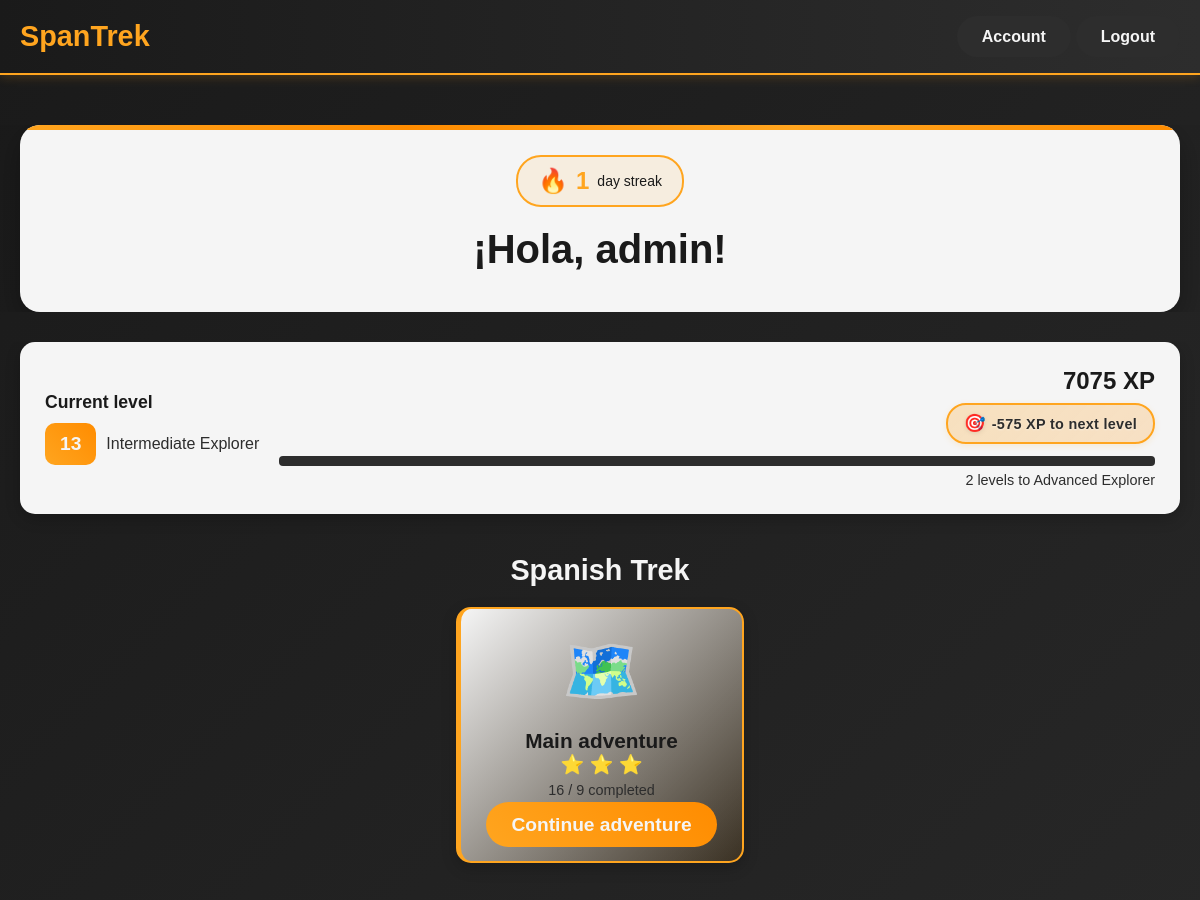
Page / (signed in, upper part) on the earlier database version.
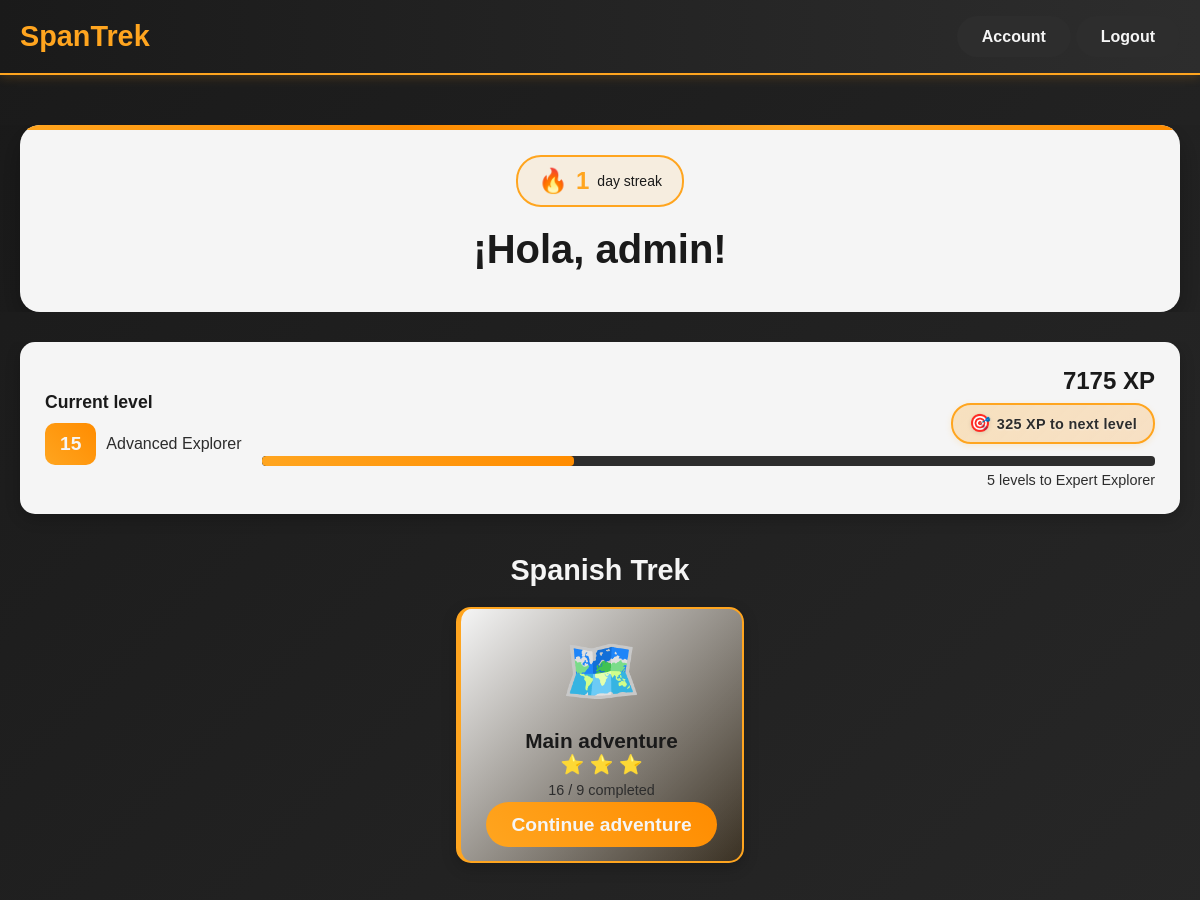
Same page on the later database version.
### base/models.py (models this page shows, shortened)
class User(AbstractUser):
    username = models.CharField(max_length=150, unique=True, blank=False, null=False)
    email = models.EmailField(unique=True, blank=False, null=False)
    avatar = models.ImageField(default='avatars/default_avatar.png', upload_to='avatars/', null=True, blank=True)
    level = models.IntegerField(default=1)
    experience = models.IntegerField(default=0)
    adventure_progress = models.IntegerField(default=0)
    passports_earned = models.JSONField(default=list, blank=True)
    words_learned = models.JSONField(default=list, blank=True)
    sentences_learned = models.JSONField(default=list, blank=True)
    audio_learned = models.JSONField(default=list, blank=True)
    use_of_spanish = models.IntegerField(default=0)
    days_streak = models.IntegerField(default=0)
    highest_streak = models.IntegerField(default=0)
    activity_days = models.JSONField(default=list, blank=True)
    last_activity_date = models.DateField(null=True, blank=True)
    default_random_practice_count = models.IntegerField(default=20)
    default_vocabulary_practice_count = models.IntegerField(default=20)
    default_sentence_practice_count = models.IntegerField(default=10)
    default_listening_practice_count = models.IntegerField(default=10)
    country_lessons_progress = models.JSONField(default=dict, blank=True)  # e.g., {"spain": 3, "mexico": 5}
    landmark_lessons_progress = models.JSONField(default=dict, blank=True)  # e.g., {"madrid": 2, "warsaw": 4}
    daily_challenges = models.JSONField(default=list, blank=True)
    daily_challenges_creation_date = models.DateField(null=True, blank=True)
    daily_challenges_completed = models.BooleanField(default=False)
    USERNAME_FIELD = 'email'
    REQUIRED_FIELDS = ['username']
    def create_daily_challenges(self):
        all_challenges = list(DailyChallenge.objects.all())
        daily_challenges_count = 3
        selected_challenges = random.sample(all_challenges, k=daily_challenges_count)
        self.daily_challenges = [
            {
                'code': challenge.code,
                'description': challenge.description,
                'progress': 0,
                'max_progress': challenge.max_progress,
                'completed': False
            }
            for challenge in selected_challenges
        ]
        self.daily_challenges_completed = False
        self.save()

### base/views.py (the view)
# urls.py: path("", views.home_page, name="home_page"),
@login_required(login_url='login_page')
def home_page(request):
    if (request.user.daily_challenges_creation_date is None or
        request.user.daily_challenges_creation_date < date.today()) and request.user.adventure_progress != 0:
        request.user.daily_challenges_creation_date = date.today()
        request.user.create_daily_challenges()
        request.user.save()
    all_lessons_count = Lesson.objects.count()
    completed_daily_challenges_count = sum(1 for challenge in request.user.daily_challenges if challenge['completed'])
    daily_challenges = request.user.daily_challenges
    user_level_name = get_user_level_name(request.user.level)
    levels_for_next_level = 5 - (request.user.level % 5)
    next_level_name = get_user_level_name(request.user.level + levels_for_next_level)
    xp_for_next_level = (request.user.level * 500) - request.user.experience
    progress_percentage = ((500 - xp_for_next_level) / 5 if xp_for_next_level > 0 else 0)
    main_adventure_progress_percentage = (request.user.adventure_progress / all_lessons_count * 100) if all_lessons_count > 0 else 0
    filled_stars = int(main_adventure_progress_percentage // 33.33)
    xp_for_next_level = (request.user.level * 500) - request.user.experience
    leaderboard_user_position = None
    if request.user.experience > 0:
        leaderboard_user_position = get_surrounding_leaderboard_users(request, only_user_position=True)
    context = {
        'all_lessons_count': all_lessons_count,
        'completed_daily_challenges_count': completed_daily_challenges_count,
        'daily_challenges': daily_challenges,
        'user_level_name': user_level_name,
        'levels_for_next_level': levels_for_next_level,
        'next_level_name': next_level_name,
        'progress_percentage': progress_percentage,
        'filled_stars': filled_stars,
        'xp_for_next_level': xp_for_next_level,
        'leaderboard_user_position': leaderboard_user_position,
    }
    return render(request, 'base/home.html', context=context)

### base/views.py (called while the page is built, shortened)
def get_user_level_name(level):
    if level >= 25:
        return "El Campeón"
    elif level >= 20:
        return "Expert Explorer"
    elif level >= 15:
        return "Advanced Explorer"
    elif level >= 10:
        return "Intermediate Explorer"
    elif level >= 5:
        return "Dedicated Learner"
    else:
        return "Beginner Explorer"

def get_surrounding_leaderboard_users(request, only_user_position=False):
    if request.user.experience == 0:
        if only_user_position:
            return None
        return []
    user_rank = User.objects.filter(experience__gt=request.user.experience).count() + 1
    if only_user_position:
        return user_rank

### templates/base/home.html (shortened to what this page needs)
{%extends 'base/base.html'%} {%load static%} {% block styles %}
{{ block.super }}
<link rel="stylesheet" type="text/css" href="{% static 'styles/base/home.css' %}" />
{% endblock styles %} {%block content%}
<div class="hero-section">
    <div class="hero-content">
        <div class="welcome-card">
            <div class="streak-info">
                {% if user.days_streak != 0 %}
                <div class="streak-flame">🔥</div>
                <span class="streak-count">{{ user.days_streak }}</span>
                <span class="streak-text">
                    {% if user.days_streak > 1 %} days streak {% else %} day
                    streak {% endif %}
                </span>
                {% else %}
                <span class="streak-count">Start your daily streak!</span>
                {% endif %}
            </div>
            <h1 class="welcome-title">¡Hola, {{ user.username }}!</h1>
        </div>
    </div>
</div>
<div class="main-content">
    <div class="progress-section">
        <div class="level-card">
            <div class="level-info">
                <h3>Current level</h3>
                <div class="level-badge">
                    <span class="level-number">{{ user.level }}</span>
                    <span class="level-name">{{ user_level_name }}</span>
                </div>
            </div>
            <div class="xp-info">
                <span class="xp-text">{{ user.experience }} XP</span>
                <div class="xp-needed">
                    <span class="xp-needed-icon">🎯</span>
                    <span class="xp-needed-text">{{ xp_for_next_level }} XP to next level</span>
                </div>
                <div class="progress-bar">
                    <div class="progress-fill" style="width: {{ progress_percentage }}%"></div>
                </div>
                <span class="next-level">{{ levels_for_next_level }} levels to {{ next_level_name }}</span>
            </div>
        </div>
    </div>
    <div class="main-course-section">
        <h2 class="section-title">Spanish Trek</h2>
        <div class="main-course-card">
            <a href="{% url 'lessons:world_map' %}" class="lesson-card-link">
                <div class="lesson-card current main-lesson {% if filled_stars == 3 %}completed-adventure{% endif %}">
                    <div class="lesson-icon active">
                        🗺️
                    </div>
                    <h4>Main adventure</h4>
                    <div class="lesson-progress">
                        <div class="stars">
                            {% for i in "012"|make_list %}
                                {% if forloop.counter0 < filled_stars %}⭐
                                {% else %}☆
                                {% endif %}
                            {% endfor %}
                        </div>
                        <span class="completion">{{ user.adventure_progress }} / {{ all_lessons_count }}
                            completed</span>
                    </div>
                    <span class="continue-btn">
                        {% if filled_stars == 3 %}
                        Repeat adventure
                        {% else %}
                        Continue adventure
                        {% endif %}
                    </span>
                </div>
            </a>
        </div>
    </div>
</div>
{%endblock content%}

### templates/base/base.html (shortened to what this page needs)
<!DOCTYPE html>
<html>
    <head>
        {%block styles%}
        {% load static %}
        <link
            rel="stylesheet"
            type="text/css"
            href="{% static 'styles/base/base.css' %}"
        />
        {%endblock styles%}
    </head>
    <body>
        {% block navbar %} {%include 'base/navbar.html'%} {% endblock navbar %}
        {%block content%}{%endblock content%}
        {%include 'base/footer.html'%}
    </body>
</html>

### templates/base/navbar.html
{%load static%}
<link
    rel="stylesheet"
    type="text/css"
    href="{% static 'styles/base/navbar.css' %}"
/>
<header>
    <nav class="navbar">
        <div class="navbar-brand">
            <a href="{% url 'home_page' %}">SpanTrek</a>
        </div>
        <div class="buttons-section">
            <div class="logout-section">
                <a href="{% url 'user_page' user.id %}" class="logout-btn">Account</a>
            </div>
            <div class="logout-section">
                <a href="{% url 'logout_user' %}" class="logout-btn">Logout</a>
            </div>
        </div>
    </nav>
</header>

### templates/base/footer.html (shortened to what this page needs)
{%load static%}
<link
    rel="stylesheet"
    type="text/css"
    href="{% static 'styles/base/footer.css' %}"
/>

### static/styles/base/base.css (style rules this page uses)
* { margin: 0; padding: 0; box-sizing: border-box; font-family: Arial, sans-serif; }
html, body { overflow-x: hidden; width: 100%; max-width: 100%; }
body { background: #1a1a1a; color: #f5f5f5; display: flex; flex-direction: column; min-height: 100vh; margin: 0; }

### static/styles/base/navbar.css (style rules this page uses)
.navbar { background: linear-gradient(90deg, #1a1a1a, #2d2d2d); padding: 20px 20px; box-shadow: 0 2px 10px rgba(255, 165, 31, 0.2); border-bottom: 2px solid #ffa51f; margin-bottom: 50px; }
.navbar-brand a { color: #ffa51f; text-decoration: none; font-size: 1.8rem; font-weight: bold; transition: color 0.3s ease; }
header { position: sticky; top: 0; z-index: 1000; }
.navbar { display: flex; align-items: center; justify-content: space-between; }
.logout-section { text-align: center; }
.logout-btn { background: #2d2d2d; color: #f5f5f5; padding: 12px 25px; border-radius: 25px; text-decoration: none; font-weight: bold; transition: background 0.3s ease; }
.buttons-section { display: flex; gap: 5px; }

Differences in the rows shown:
changed User "admin": level "13" → "15"; experience "7075" → "7175"
Other differences:
{{ user_level_name }}: "Intermediate Explorer" → "Advanced Explorer"
{{ xp_for_next_level }}: "-575" → "325"
{{ levels_for_next_level }}: "2" → "5"
{{ next_level_name }}: "Advanced Explorer" → "Expert Explorer"
